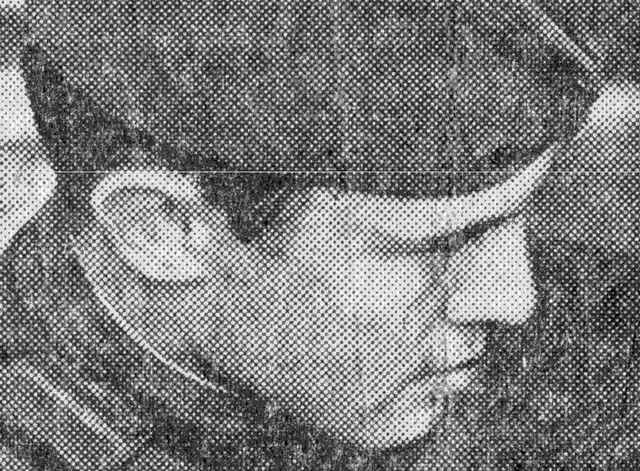
#> input picture period_input.jpg, 640 x 471 px
$ jupyter execute 6406021420280-1.ipynb
#> lines starting #> are read from the running program, lines starting #| are printed output that depends on the picture
[cell 1]
import cv2
import numpy as np
import matplotlib.pyplot as plt

plt.figure(figsize=(6.4*5, 4.8*5), constrained_layout=False)

img_c1 = cv2.imread("period_input.jpg", 0)
#> img_c1 is the input picture: shape (471, 640); min 0, max 255, mean 123.6
H = np.ones(img_c1.shape[:2])
H[150:190,230:250]=0
H[290:310,230:250]=0
H[210:240,150:180]=0
H[100:130,310:340]=0
H[210:230,310:340]=0
H[350:370,310:340]=0
H[290:310,400:430]=0
H[150:180,400:430]=0
H[210:240,470:500]=0
img_c2 = np.fft.fft2(img_c1)
img_c3 = np.fft.fftshift(img_c2)
img_cH = H*img_c3
img_c4 = np.fft.ifftshift(img_cH)
img_c5 = np.fft.ifft2(img_c4)


plt.figure(figsize = (15, 15)) , plt.subplot(221), plt.imshow(img_c1, "gray"), plt.title("1. Original Image")
plt.subplot(222), plt.imshow(np.log(1+np.abs(img_c2)), "gray"), plt.title("2. Spectrum")
# plt.subplot(143), plt.imshow(np.log(1+np.abs(img_c3)), "gray"), plt.title("Centered Spectrum")
plt.subplot(223), plt.imshow(np.log(1+np.abs(img_cH)), "gray"), plt.title("3. Filtered Spectrum")
plt.subplot(224), plt.imshow(np.abs(img_c5), "gray"), plt.title("4. Processed Image")

plt.show()
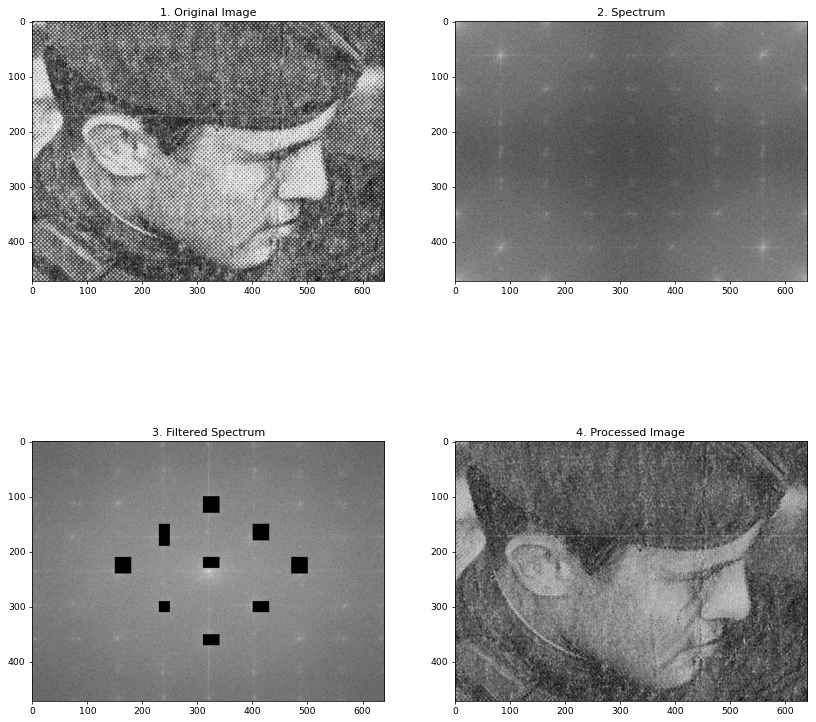
#> figure drawn by matplotlib, 4 panels
